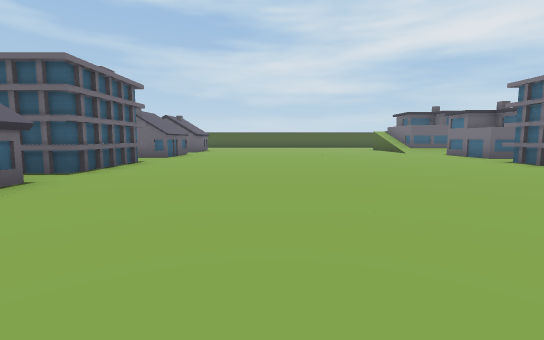
View 1 (above)

24 first-person views from a walk through a scene from a Unity 3-D project. The camera is 1.2 m above the floor, tilts 6° down and sees 85° across. The floor is counted in squares, 2 m on a side. Each view is taken from the middle of a square. On the plan, view 1 faces up. The plan holds only what a view shows up to about 9 squares ahead; the rest is blank. The place goes on beyond the plan.

View 2
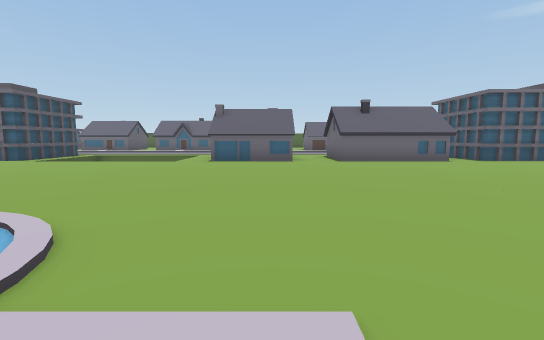

View 3
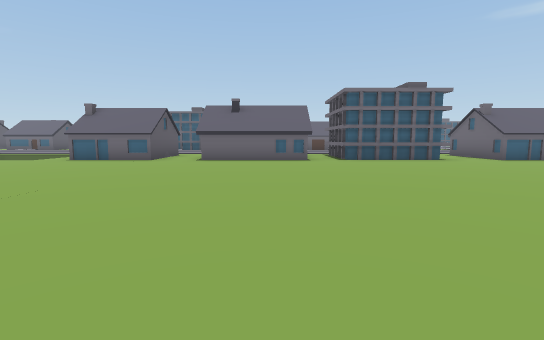

View 4
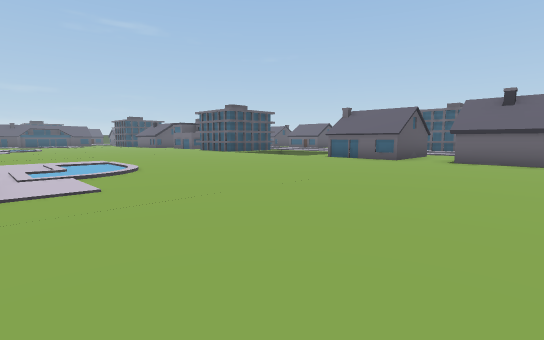

View 5
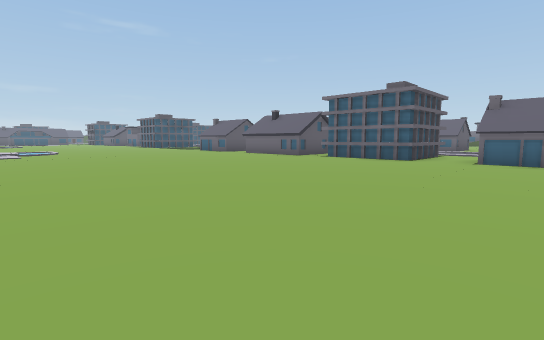

View 6
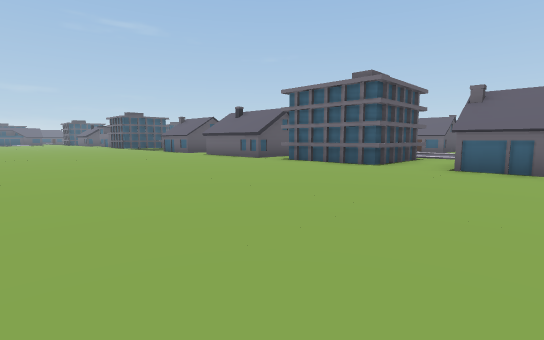

View 7
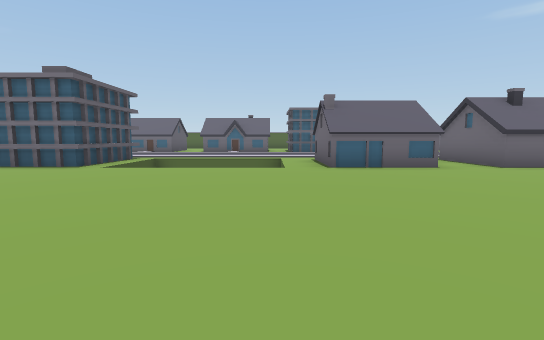

View 8
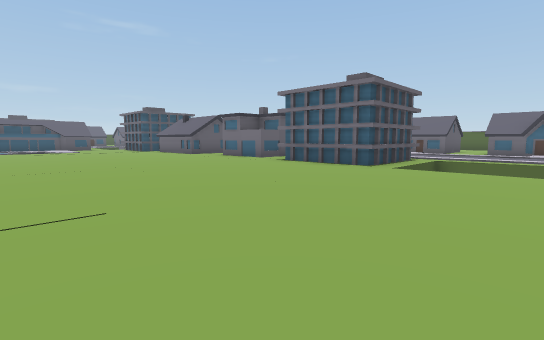

View 9
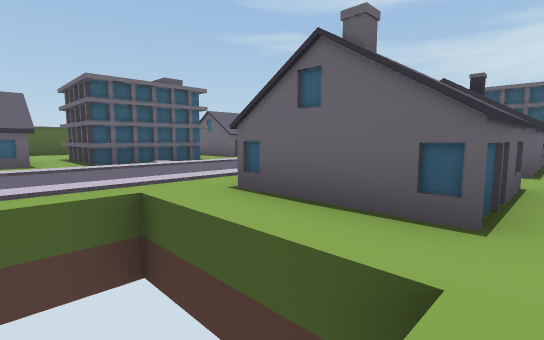

View 10
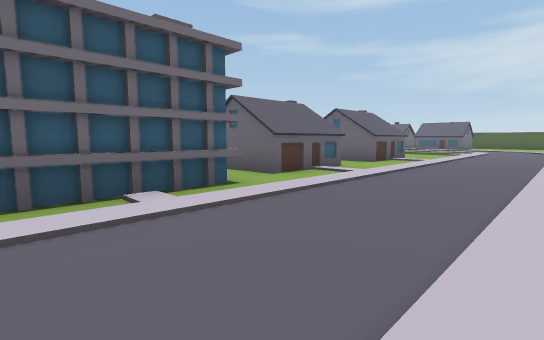

View 11
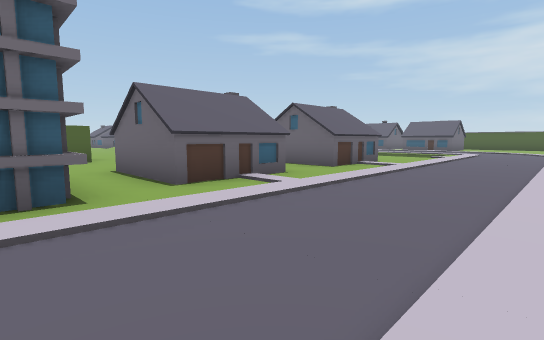

View 12
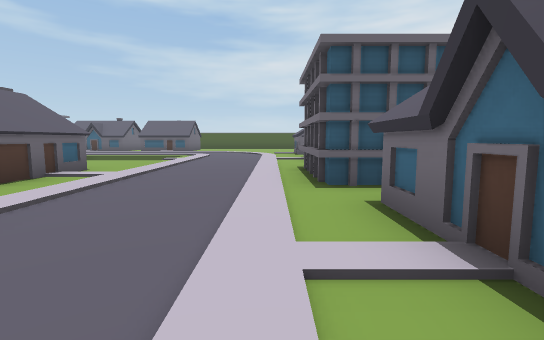

View 13
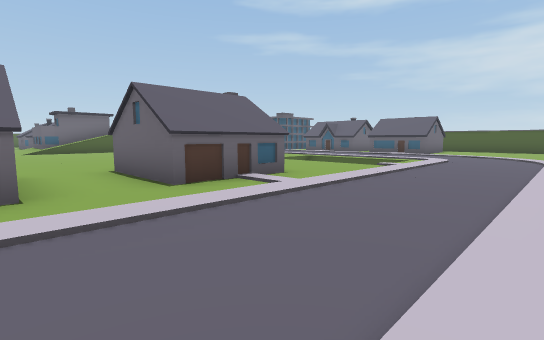

View 14
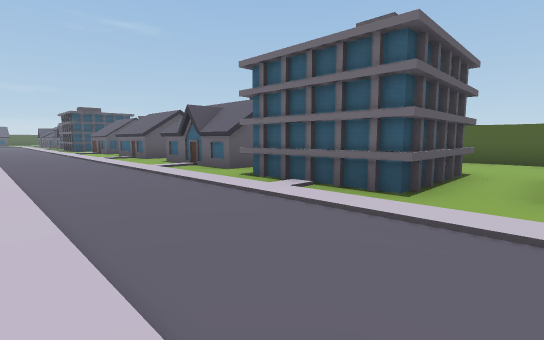

View 15
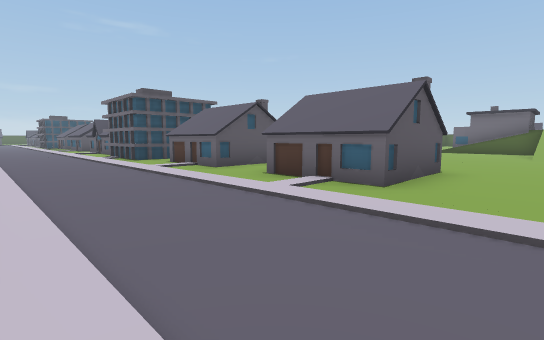

View 16
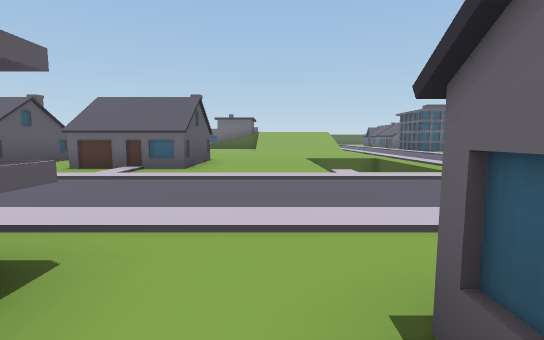

View 17
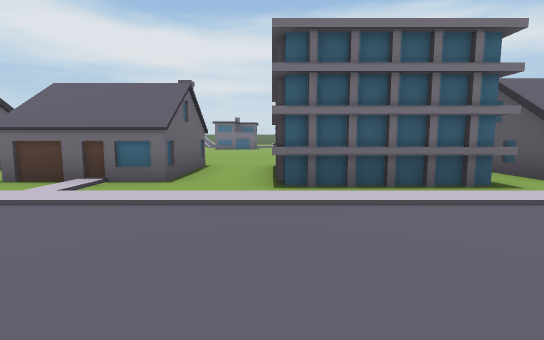

View 18
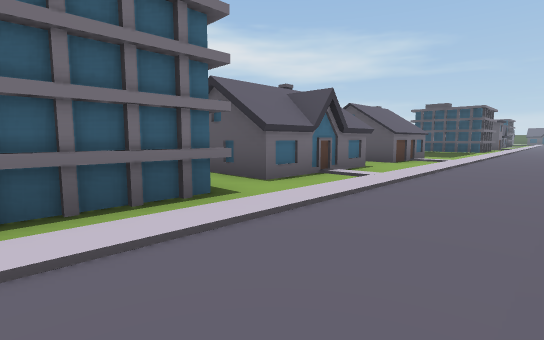

View 19
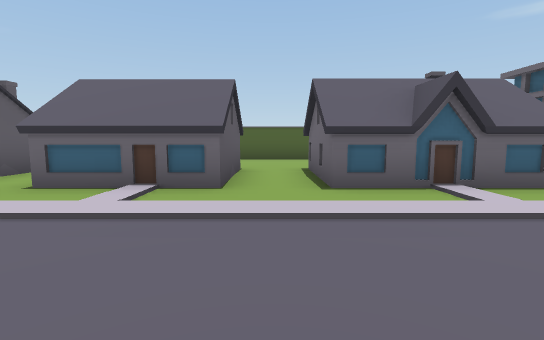

View 20
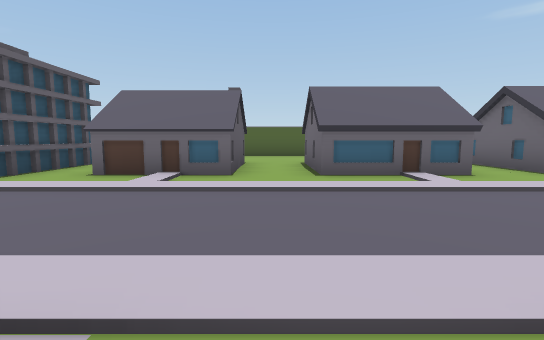

View 21
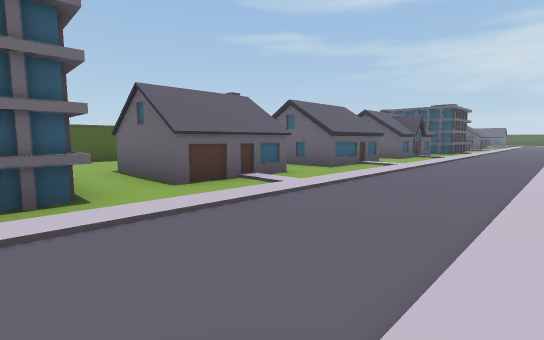

View 22
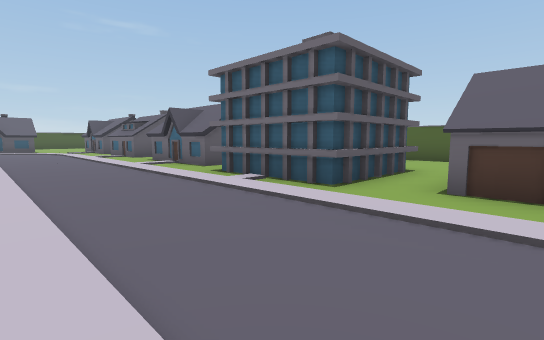

View 23
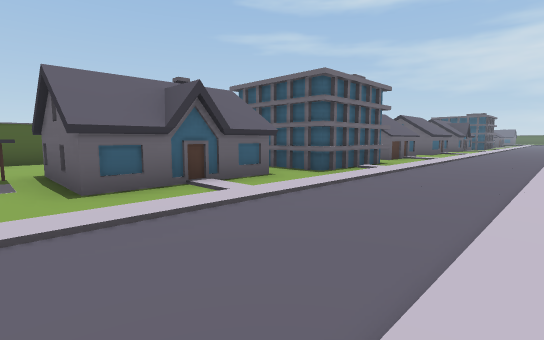

View 24
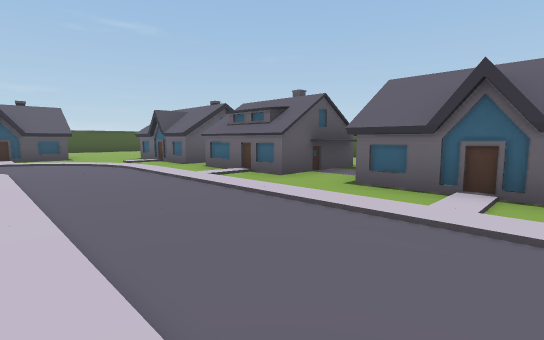

### Floor plan
Points are (right, up) in squares from view 1. A wall is a line through its corners. A room is listed if a view was taken in it or the views show most of it. See-through windows are left out.
Room 1 (views 1, 2, 3, 4, 5, 6, 7, 8, 9, 16, 20)
walls: (-3.4, -8.2) (-3.4, -11.2); (-4.5, -8.3) (-3.4, -8.3); (-5.9, -0.4) (-3.4, -0.4) (-3.4, -2.7) (-5.9, -2.7); (-3.4, 4.1) (-3.4, 1) (-5.9, 1); (6.2, 6.6) (6.2, 7.6); (-3.4, 8) (-3.4, 5.2); (-6.4, 8) (-3.6, 8) (-3.6, 5.2); (-3.4, 10.8) (-3.4, 9.5) (-5.9, 9.5)
low walls: (-6.5, -8.2) (-3.4, -8.2); (6, 6.5) (6, 7.8)
ways out: opening at (-7, -13.5) to room 2; opening at (-7, -8) to room 2; opening at (-7, -1.5) to room 2; opening at (-7, 9) to room 2
Room 2 (views 10, 11, 12, 13, 14, 15, 17, 18, 19, 21, 22, 23, 24)
walls: (-5.9, -2.7) (-5.9, -0.4); (-10.4, -16.2) (-10.4, -19); (-10.6, -16.2) (-10.6, -19); (-5.9, 1) (-5.9, 4); (-10.9, -4.2) (-10.9, -7.2) (-13.4, -7.2); (-10.9, -20.2) (-10.9, -23.2) (-13.5, -23.2); (-13.4, -12.7) (-10.9, -12.7) (-10.9, -15) (-13.5, -15); (-13.3, -16.3) (-10.4, -16.3); (-13.5, -8.7) (-10.9, -8.7) (-10.9, -11.2) (-13.5, -11.2); (7.4, 9) (6.5, 9); (-10.4, -0.2) (-10.4, -3.1); (-10.6, -0.2) (-10.6, -3.1); (-11, -0.4) (-10.6, -0.4); (-6.2, 5.2) (-6.2, 8); (-11.8, -23.6) (-11.8, -24.8); (-13.5, -24.6) (-10.9, -24.6) (-10.9, -27.3); (-10.9, -28.1) (-10.9, -29.9); (-5.9, 9.5) (-5.9, 11.5); (-9.1, -31.7) (-7.4, -31.7); (-13.4, 3.3) (-10.9, 3.3) (-10.9, 1) (-13.5, 1); (-13.5, 7.3) (-10.9, 7.3) (-10.9, 5) (-13.5, 5)
low walls: (-13.4, -16.2) (-10.4, -16.2); (-6.4, 5.2) (-6.4, 8); (-13.5, -0.2) (-10.4, -0.2)
ways out: opening at (-7, -13.5) to room 1; opening at (-7, -8) to room 1; opening at (-7, -1.5) to room 1; opening at (-7, 9) to room 1; opening at (-13.5, 8.5); opening at (-13, -24); opening at (-13, -16); opening at (-13, -12); opening at (-13, -8); opening at (-13, 0); opening at (-13, 4)

Where each view was taken, in squares from view 1:
view 1: 0 up, 0 right, facing up
view 2: 1 down, 5 right, facing left
view 3: 3 up, 5 right, facing left
view 4: 3 up, 5 right, facing down-left
view 5: 11 up, 5 right, facing down-left
view 6: 11 up, 3 right, facing down-left
view 7: 4 down, 3 right, facing left
view 8: 5 down, 3 right, facing down-left
view 9: 5 down, 3 left, facing up-left
view 10: 3 down, 7 left, facing up-left
view 11: 1 down, 7 left, facing up-left
view 12: 1 up, 7 left, facing up
view 13: 3 up, 7 left, facing up-left
view 14: 1 up, 7 left, facing down-left
view 15: 9 up, 7 left, facing down-left
view 16: 9 up, 5 left, facing left
view 17: 8 up, 10 left, facing right
view 18: 7 up, 9 left, facing down-right
view 19: 8 down, 7 left, facing left
view 20: 12 down, 6 left, facing left
view 21: 17 down, 7 left, facing up-left
view 22: 14 down, 7 left, facing down-left
view 23: 24 down, 7 left, facing up-left
view 24: 21 down, 7 left, facing down-left
